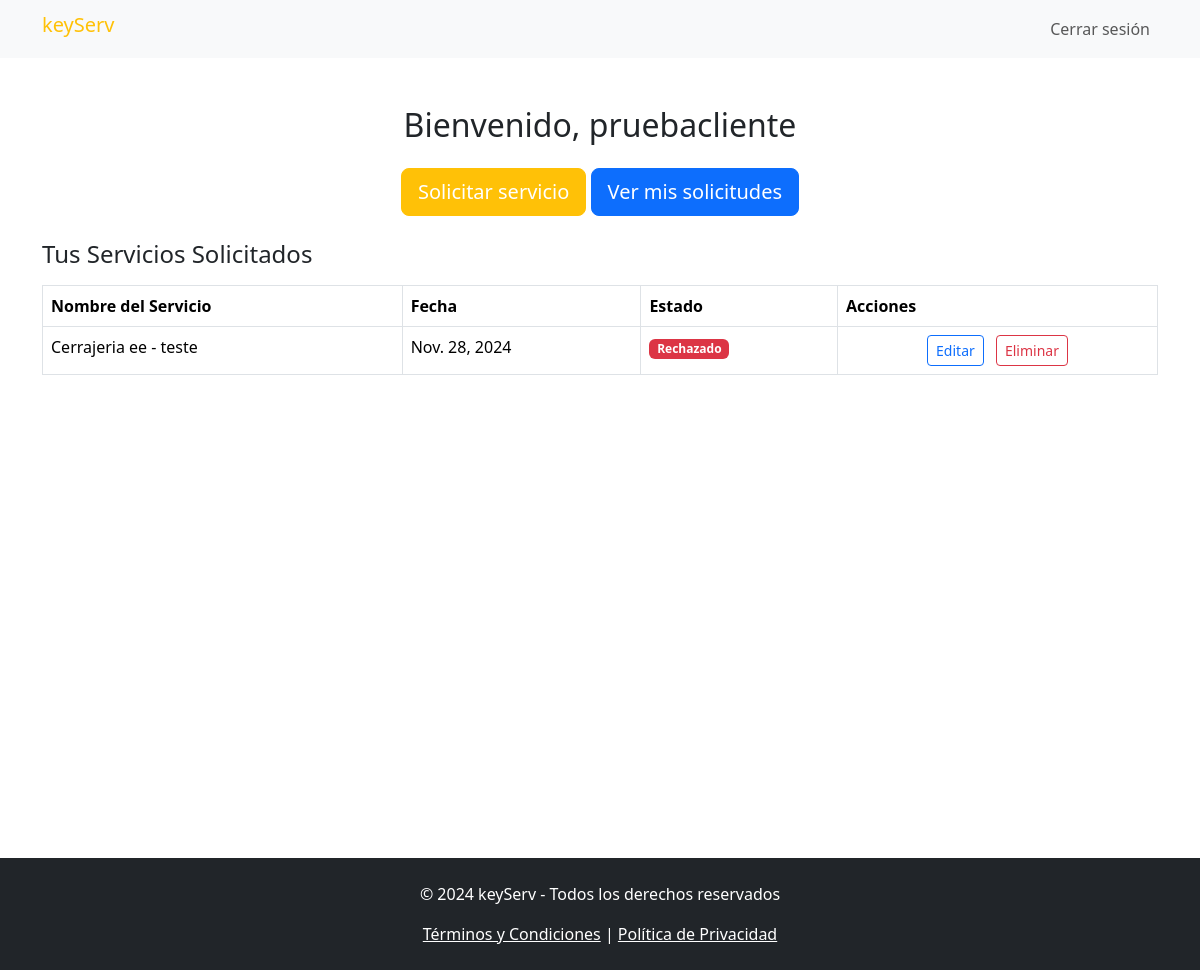
Before: /solicitudes/listado_solicitudes_cliente/ (signed in) with the older database file.
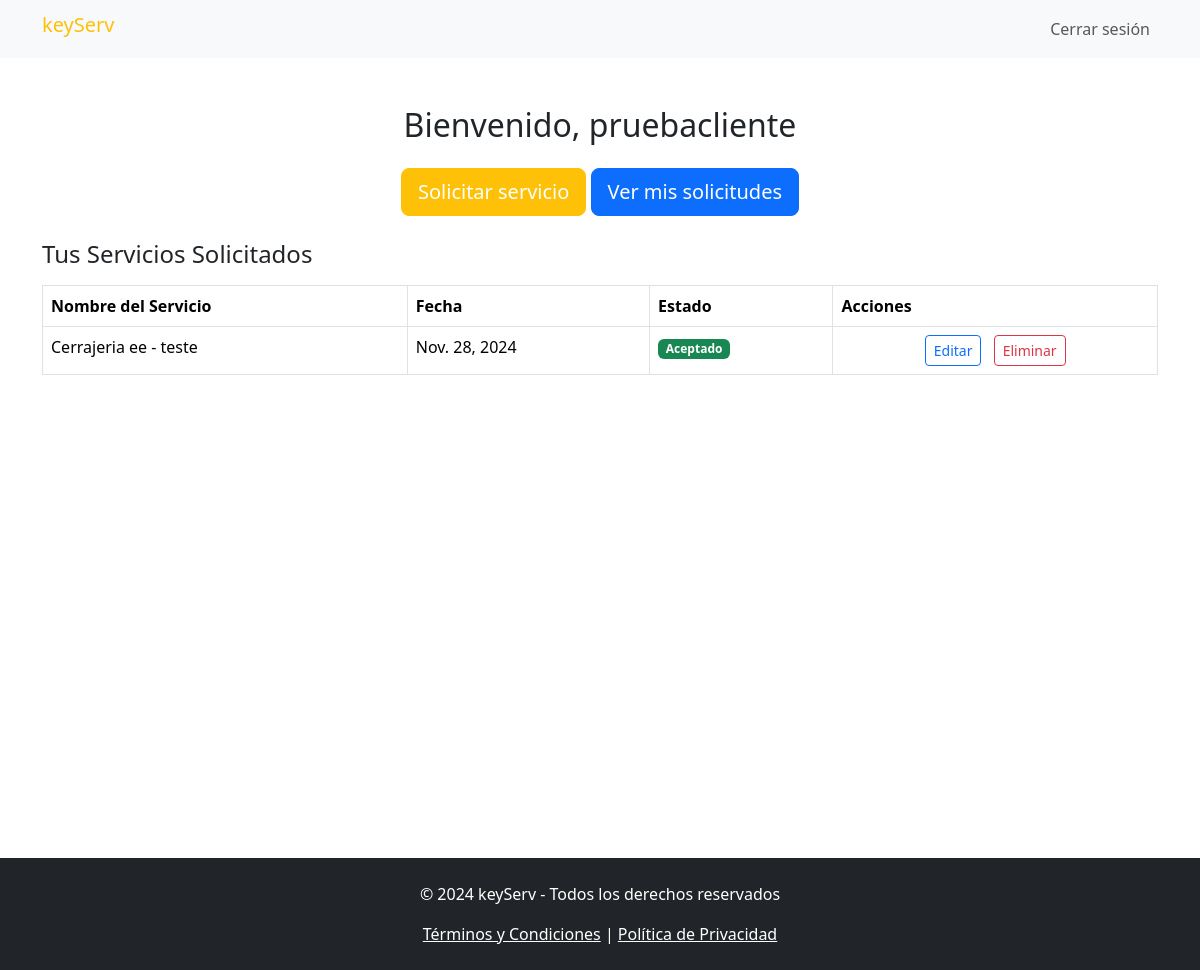
After: the same page with the newer database file.
### apps/solicitudes/models.py (models this page shows, shortened)
class Solicitud(models.Model):
    cliente = models.ForeignKey(Cliente, on_delete=models.CASCADE)
    servicio = models.ForeignKey(Servicio, on_delete=models.CASCADE)
    fecha_solicitud = models.DateField(auto_now_add=True)
    fecha_servicio = models.DateField()
    estado = models.CharField(max_length=10, default='Pendiente')

### apps/servicios/models.py (models this page shows, shortened)
class Servicio(models.Model):
    nombre_servicio = models.CharField(max_length=100)
    descripcion = models.TextField()

### apps/solicitudes/views.py (the view)
# urls.py: path('listado_solicitudes_cliente/', views.SolicitudesClienteView.as_view(), name='listado_solicitudes_cliente'),
class SolicitudesClienteView(TemplateView):
    template_name = "dashboard_cliente.html"
    def get_context_data(self, **kwargs):
        contexto = super().get_context_data(**kwargs)
        cliente = self.request.user.cliente
        contexto['solicitudes'] = Solicitud.objects.filter(cliente=cliente)
        return contexto

### apps/usuarios/templates/dashboard_cliente.html (shortened to what this page needs)
{% extends 'base.html' %}
{% block navbar %}
      <nav class="navbar navbar-expand-lg navbar-light bg-light">
        <div class="container">
          <h1 class="navbar-brand text-warning" href="#">keyServ</h1>
          <div class="collapse navbar-collapse" id="navbarNav">
            <ul class="navbar-nav ms-auto">
              <li class="nav-item">
                <a class="nav-link" href="{% url 'home' %}">Cerrar sesión</a>
              </li>
            </ul>
          </div>
        </div>
      </nav>
      {% endblock %}
{% block content %}
  <main class="container py-5 d-flex flex-column min-vh-100">
    <section>
        <h2 class="text-center text-dark mb-4">Bienvenido, {{ user.username }}</h2>
        <div class="text-center mb-4">
            <a href="{% url 'crear_solicitud' %}" class="btn btn-warning btn-lg text-white">Solicitar servicio</a>
            <a href="{% url 'listado_solicitudes_cliente' %}" class="btn btn-primary btn-lg text-white ml-3">Ver mis solicitudes</a>
        </div>
        <h4 class="text-dark">Tus Servicios Solicitados</h4>
        <div class="table-responsive mt-3">
            <table class="table table-bordered table-hover">
                <thead class="bg-dark text-white">
                    <tr>
                        <th>Nombre del Servicio</th>
                        <th>Fecha</th>
                        <th>Estado</th>
                        <th>Acciones</th>
                    </tr>
                </thead>
                <tbody>
                    {% for solicitud in solicitudes %}
                    <tr>
                        <td>{{ solicitud.servicio.nombre_servicio }} - {{ solicitud.servicio.descripcion }}</td>
                        <td>{{ solicitud.fecha_servicio }}</td>
                        <td>
                            <span class="badge
                                {% if solicitud.estado == 'Pendiente' %}bg-primary
                                {% elif solicitud.estado == 'Aceptado' %}bg-success
                                {% elif solicitud.estado == 'Rechazado' %}bg-danger
                                {% else %}bg-secondary{% endif %}">
                                {{ solicitud.estado }}
                            </span>
                        </td>
                        <td class="text-center">
                            <a href="{% url 'actualizar_solicitud' solicitud.id %}" class="btn btn-outline-primary btn-sm me-2">
                                 Editar
                            </a>
                            <button class="btn btn-outline-danger btn-sm" onclick="confirmDelete({{ solicitud.id }})">
                                 Eliminar
                            </button>
                        </td>
                    </tr>
                    {% empty %}
                    <tr>
                        <td colspan="4" class="text-center">Para ver los servicios que has solicitado, haz clic en el botón 'Ver mis solicitudes' y consulta el estado de tus solicitudes.</td>
                    </tr>
                    {% endfor %}
                </tbody>
            </table>
        </div>
    </section>
</main>
{% endblock %}

Changed rows visible on the page:
changed Solicitud "Cerrajeria ee": estado "Rechazado" → "Aceptado"
